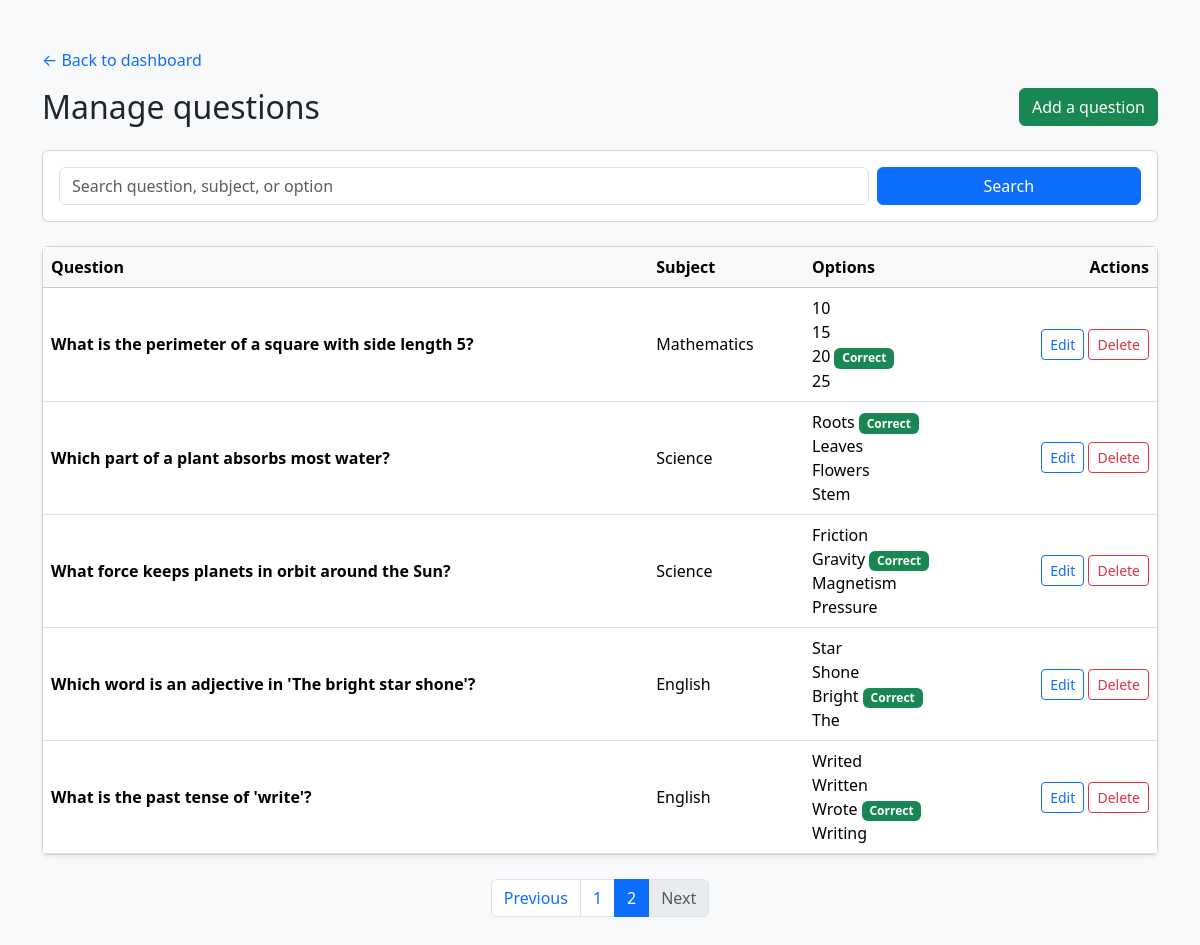
/dashboard/admin/questions/?page=2 (signed in), run on the app's committed database.
### report_cards/models.py (models this page shows, shortened)
class Question(models.Model):
    subject = models.ForeignKey(
        Subject,
        on_delete=models.CASCADE,
        related_name="questions",
    )
    question_text = models.TextField()
    explanation = models.TextField(blank=True)

class Subject(models.Model):
    name = models.CharField(max_length=100, unique=True)
    description = models.TextField(blank=True)

class Option(models.Model):
    question = models.ForeignKey(
        Question,
        on_delete=models.CASCADE,
        related_name="options",
    )
    option_text = models.CharField(max_length=255)
    is_answer = models.BooleanField(default=False)

### report_cards/views.py (the view)
# urls.py: path('dashboard/admin/questions/', question_list, name='question_list'),
@login_required
def question_list(request):
    if not _is_admin(request.user):
        raise PermissionDenied
    search_query = (request.GET.get("q") or request.GET.get("search") or "").strip()
    questions = Question.objects.select_related("subject").prefetch_related(
        "options"
    )
    if search_query:
        questions = questions.filter(
            Q(question_text__icontains=search_query)
            | Q(subject__name__icontains=search_query)
            | Q(options__option_text__icontains=search_query)
        ).distinct()
    questions = questions.order_by("pk")
    paginator = Paginator(questions, 10)
    page_obj = paginator.get_page(request.GET.get("page"))
    return render(
        request,
        "report_cards/question_list.html",
        {
            "questions": page_obj.object_list,
            "page_obj": page_obj,
            "paginator": paginator,
            "is_paginated": page_obj.has_other_pages(),
            "search_query": search_query,
        },
    )

### report_cards/views.py (called while the page is built)
def _is_admin(user):
    return (
        user.is_staff
        or user.is_superuser
        or Admin.objects.filter(user=user).exists()
    )

### report_cards/templates/report_cards/question_list.html (shortened to what this page needs)
<!doctype html>
<html lang="en">
<head>
    <link href="https://cdn.jsdelivr.net/npm/bootstrap@5.3.3/dist/css/bootstrap.min.css" rel="stylesheet">
</head>
<body class="bg-light">
    <main class="container py-5">
        <a class="text-decoration-none" href="{% url 'admin_dashboard' %}">&larr; Back to dashboard</a>
        <div class="d-flex flex-wrap align-items-center justify-content-between gap-3 mt-3 mb-4">
            <h1 class="h2 mb-0">Manage questions</h1>
            <a class="btn btn-success" href="{% url 'question_create' %}">Add a question</a>
        </div>
        <form class="card card-body mb-4" method="get">
            <div class="row g-2">
                <div class="col-md-9">
                    <input id="question-search" class="form-control" type="search" name="q"
                           value="{{ search_query }}" placeholder="Search question, subject, or option">
                </div>
                <div class="col-md-3 d-grid d-md-flex gap-2">
                    <button class="btn btn-primary flex-grow-1" type="submit">Search</button>
                </div>
            </div>
        </form>
        <section class="card shadow-sm">
            <div class="table-responsive">
                <table class="table table-hover align-middle mb-0">
                    <thead class="table-light">
                        <tr>
                            <th scope="col">Question</th>
                            <th scope="col">Subject</th>
                            <th scope="col">Options</th>
                            <th scope="col" class="text-end">Actions</th>
                        </tr>
                    </thead>
                    <tbody>
                        {% for question in questions %}
                            <tr>
                                <th scope="row">{{ question.question_text }}</th>
                                <td>{{ question.subject.name }}</td>
                                <td>
                                    {% for option in question.options.all %}
                                        <div>{{ option.option_text }}{% if option.is_answer %} <span class="badge text-bg-success">Correct</span>{% endif %}</div>
                                    {% empty %}
                                        <span class="text-secondary">No options</span>
                                    {% endfor %}
                                </td>
                                <td class="text-end text-nowrap">
                                    <a class="btn btn-sm btn-outline-primary" href="{% url 'question_update' question.pk %}">Edit</a>
                                    <form class="d-inline" method="post" action="{% url 'question_delete' question.pk %}">
                                        <button class="btn btn-sm btn-outline-danger" type="submit">Delete</button>
                                    </form>
                                </td>
                            </tr>
                        {% endfor %}
                    </tbody>
                </table>
            </div>
        </section>
        {% if is_paginated %}
            <nav class="mt-4" aria-label="Question pages">
                <ul class="pagination justify-content-center">
                    <li class="page-item {% if not page_obj.has_previous %}disabled{% endif %}">
                        {% if page_obj.has_previous %}
                            <a class="page-link" href="?{% if search_query %}q={{ search_query|urlencode }}&amp;{% endif %}page={{ page_obj.previous_page_number }}">Previous</a>
                        {% else %}
                            <span class="page-link">Previous</span>
                        {% endif %}
                    </li>
                    {% for number in paginator.page_range %}
                        <li class="page-item {% if number == page_obj.number %}active{% endif %}">
                            <a class="page-link" href="?{% if search_query %}q={{ search_query|urlencode }}&amp;{% endif %}page={{ number }}">{{ number }}</a>
                        </li>
                    {% endfor %}
                    <li class="page-item {% if not page_obj.has_next %}disabled{% endif %}">
                        {% if page_obj.has_next %}
                            <a class="page-link" href="?{% if search_query %}q={{ search_query|urlencode }}&amp;{% endif %}page={{ page_obj.next_page_number }}">Next</a>
                        {% else %}
                            <span class="page-link">Next</span>
                        {% endif %}
                    </li>
                </ul>
            </nav>
        {% endif %}
    </main>
</body>
</html>

### data on the page
Question: question_text "What is the perimeter of a square with side length 5?", subject.name "Mathematics"
Option: option_text "10"
Option: option_text "15"
Option: option_text "20", is_answer "Correct"
Option: option_text "25"
Question: question_text "Which part of a plant absorbs most water?", subject.name "Science"
Option: option_text "Roots", is_answer "Correct"
Option: option_text "Leaves"
Option: option_text "Flowers"
Option: option_text "Stem"
Question: question_text "What force keeps planets in orbit around the Sun?", subject.name "Science"
Option: option_text "Friction"
Option: option_text "Gravity", is_answer "Correct"
Option: option_text "Magnetism"
Option: option_text "Pressure"
Question: question_text "Which word is an adjective in 'The bright star shone'?", subject.name "English"
Option: option_text "Star"
Option: option_text "Shone"
Option: option_text "Bright", is_answer "Correct"
Option: option_text "The"
Question: question_text "What is the past tense of 'write'?", subject.name "English"
Option: option_text "Writed"
Option: option_text "Written"
Option: option_text "Wrote", is_answer "Correct"
Option: option_text "Writing"

### other printed values
{{ number }} "1" "2"
